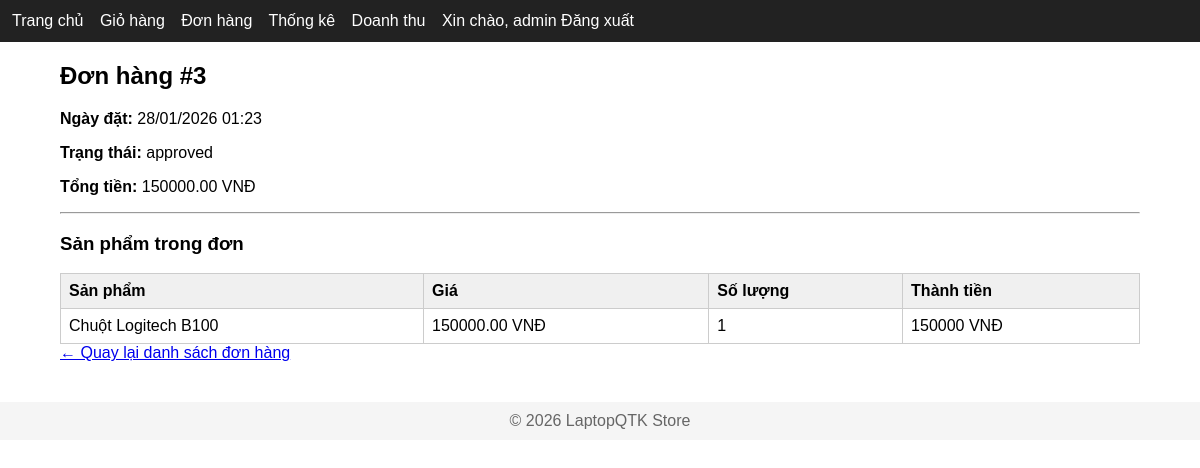
Page /my-orders/3/ (signed in) on the committed database.
### orders/models.py (models this page shows, shortened)
class Order(models.Model):
    STATUS_PENDING = 'pending'
    STATUS_APPROVED = 'approved'
    STATUS_REJECTED = 'rejected'
    STATUS_CHOICES = [
        (STATUS_PENDING, 'Pending'),
        (STATUS_APPROVED, 'Approved'),
        (STATUS_REJECTED, 'Rejected'),
    ]
    user = models.ForeignKey(
        User,
        on_delete=models.CASCADE,
        related_name='orders' # → user.orders.all() (dùng khi thống kê)
    )
    total_price = models.DecimalField(max_digits=12, decimal_places=2, default=0) #tính tự động từ OrderItem
    status = models.CharField(
        max_length=20,
        choices=STATUS_CHOICES,
        default=STATUS_PENDING #Đơn mới tạo luôn chờ duyệt
    )
    created_at = models.DateTimeField(auto_now_add=True)
    class Meta:
        ordering = ['-created_at']

class OrderItem(models.Model):
    order = models.ForeignKey(
        Order,
        on_delete=models.CASCADE,
        related_name='items' #→ order.items.all() (dùng khi tính tổng tiền)
    )
    product = models.ForeignKey(
        Product,
        on_delete=models.CASCADE
    )
    quantity = models.PositiveIntegerField(default=1) #Không cho số lượng âm
    price = models.DecimalField(max_digits=12, decimal_places=2) #Lưu giá tại thời điểm đặt hàng

### catalog/models.py (models this page shows, shortened)
class Product(models.Model):
    category = models.ForeignKey(
        Category,
        on_delete=models.CASCADE,
        related_name='products' #category.products.all()
    )
    name = models.CharField(max_length=200)
    price = models.DecimalField(max_digits=12, decimal_places=2)
    stock = models.PositiveIntegerField(default=0)      #không âm
    description = models.TextField(blank=True)
    image = models.ImageField(upload_to='products/', blank=True, null=True) #ảnh sản phẩm
    is_active = models.BooleanField(default=True)
    created_at = models.DateTimeField(auto_now_add=True)
    class Meta:
        ordering = ['-created_at']

### catalog/views.py (the view)
# urls.py: path('my-orders/<int:order_id>/', views.order_detail, name='order_detail'),
@login_required
def order_detail(request, order_id):
    order = get_object_or_404(
        Order,
        id=order_id,
        user=request.user
    )
    context = {
        'order': order,
        'items': order.items.all()
    }
    return render(request, 'order_detail.html', context)

### templates/order_detail.html (shortened to what this page needs)
{% extends 'base.html' %}
{% block content %}
<h2>Đơn hàng #{{ order.id }}</h2>
<p><strong>Ngày đặt:</strong> {{ order.created_at|date:"d/m/Y H:i" }}</p>
<p><strong>Trạng thái:</strong> {{ order.status }}</p>
<p><strong>Tổng tiền:</strong> {{ order.total_price }} VNĐ</p>
<hr>
<h3>Sản phẩm trong đơn</h3>
<table border="1" cellpadding="10">
    <thead>
        <tr>
            <th>Sản phẩm</th>
            <th>Giá</th>
            <th>Số lượng</th>
            <th>Thành tiền</th>
        </tr>
    </thead>
    <tbody>
        {% for item in items %}
            <tr>
                <td>{{ item.product.name }}</td>
                <td>{{ item.price }} VNĐ</td>
                <td>{{ item.quantity }}</td>
                <td>{{ item.price|floatformat:0|add:""|floatformat }} VNĐ</td>
            </tr>
        {% endfor %}
    </tbody>
</table>
<a href="{% url 'my_orders' %}">← Quay lại danh sách đơn hàng</a>
{% endblock %}

### templates/base.html (shortened to what this page needs)
{% load static %}
<!DOCTYPE html>
<html>
<head>
    <link rel="stylesheet" href="{% static 'css/style.css' %}">
</head>
<body>
<header>
    <a href="{% url 'home' %}">Trang chủ</a>
    <a href="{% url 'cart_detail' %}">Giỏ hàng</a>
    {% if user.is_authenticated %}
        <a href="{% url 'my_orders' %}">Đơn hàng</a>
        {% if user.is_staff %}
            <a href="{% url 'order_statistics' %}">Thống kê</a>
            <a href="{% url 'revenue_statistics' %}">Doanh thu</a>
        {% endif %}
        <span>Xin chào, {{ user.username }}</span>
        <a href="{% url 'logout' %}">Đăng xuất</a>
    {% else %}
        <a href="{% url 'login' %}">Đăng nhập</a>
    {% endif %}
</header>
<div class="container">
    {% block content %}{% endblock %}
</div>
<footer>
    © 2026 LaptopQTK Store
</footer>
</body>
</html>

### static/css/style.css (style rules this page uses)
body { font-family: Arial, sans-serif; margin: 0; padding: 0; }
header { background: #222; color: white; padding: 12px; }
header a { color: white; margin-right: 12px; text-decoration: none; }
.container { width: 90%; margin: 20px auto; }
table { width: 100%; border-collapse: collapse; }
table th { background: #f0f0f0; }
table th, table td { border: 1px solid #ccc; padding: 8px; text-align: left; }
footer { margin-top: 40px; padding: 10px; background: #f5f5f5; text-align: center; color: #666; }

### rows in the picture
Order: id "3", created_at "28/01/2026 01:23", status "approved", total_price "150000.00"
OrderItem: product.name "Chuột Logitech B100", price "150000.00", quantity "1", price|add "150000"

### other values in the picture
{{ user.username }} "admin"
